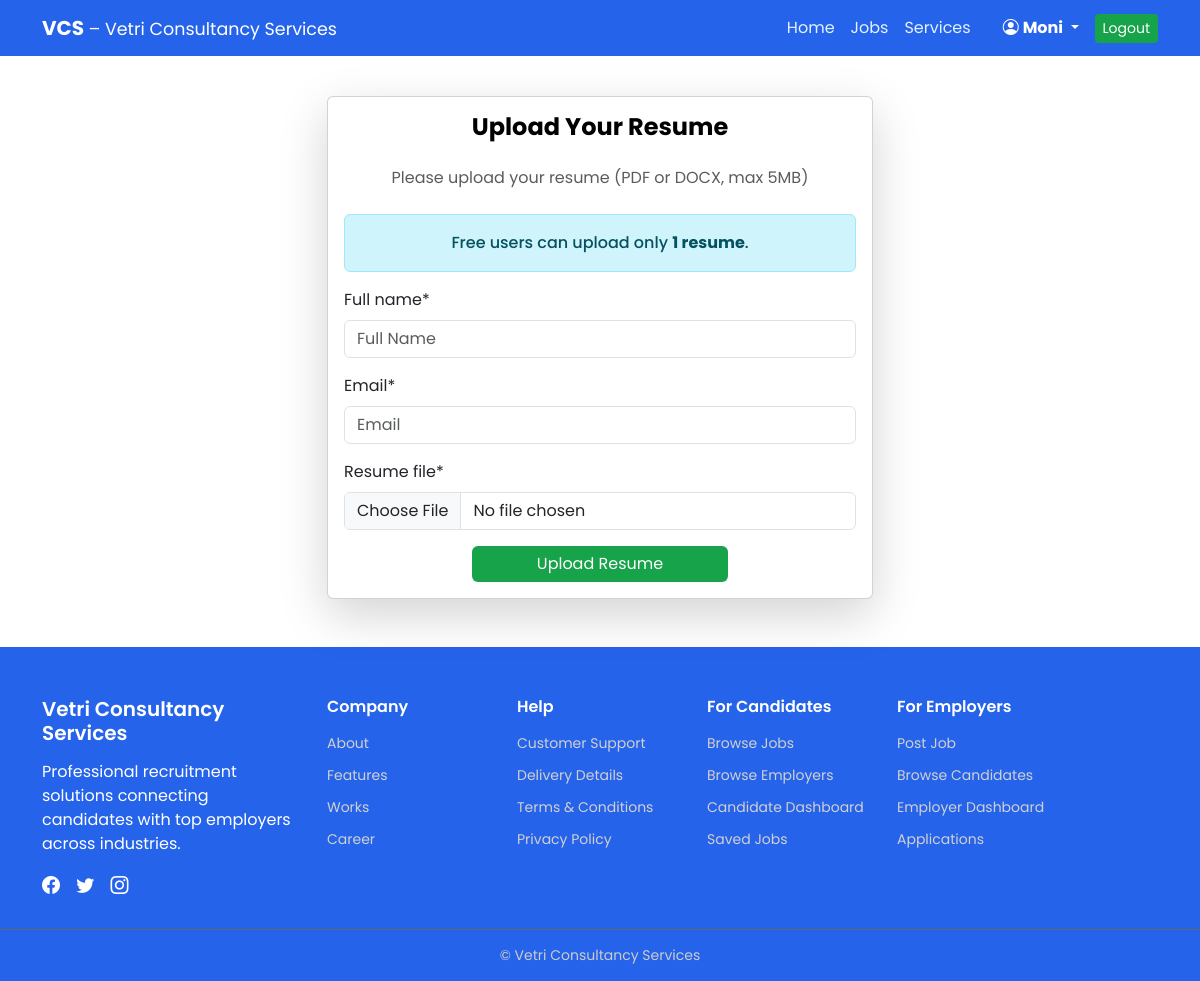
Before: /resumes/upload/ (signed in) with the older database file.
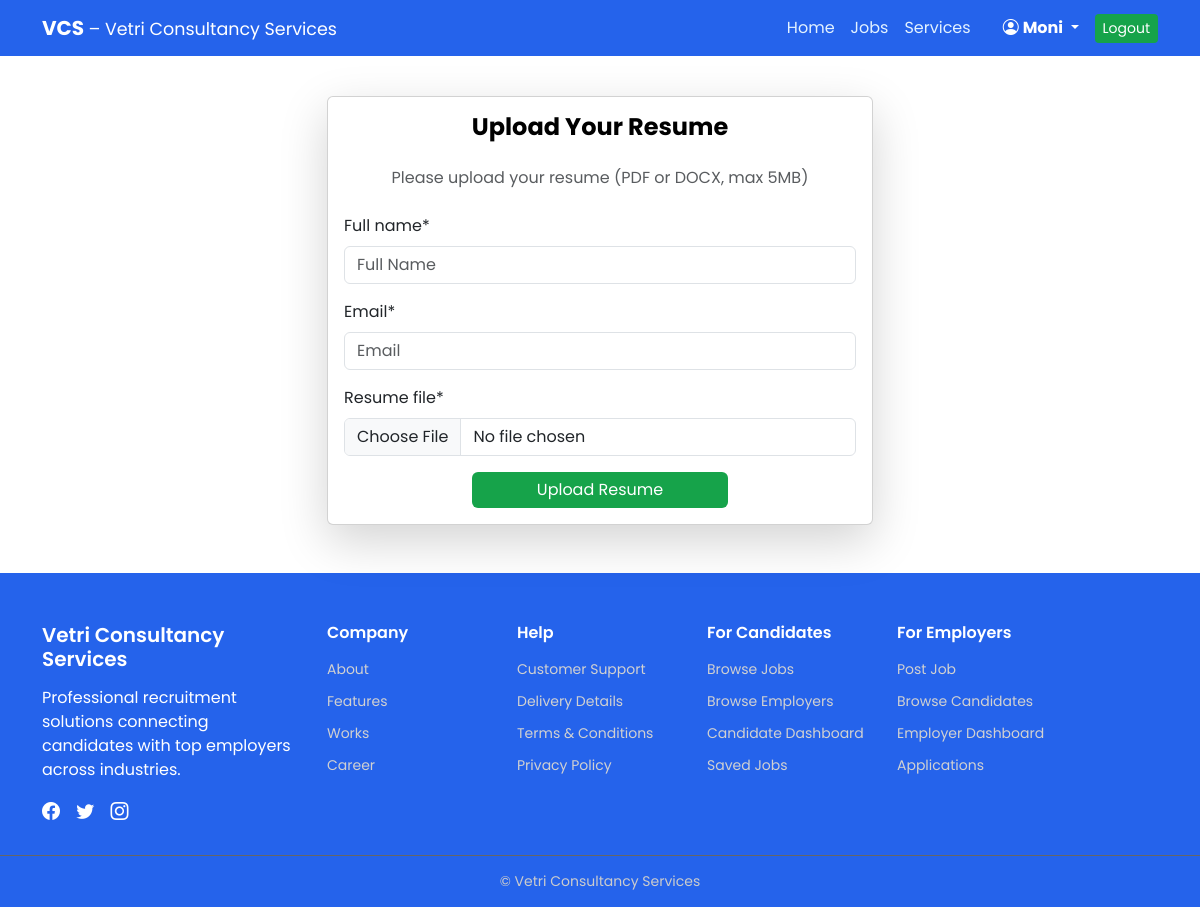
After: the same page with the newer database file.
### resumes/views.py (the view)
# urls.py: path("upload/",views.upload_resume, name="upload"),
@login_required
def upload_resume(request):
    if request.method == "POST":
        if request.user.user_type == 'free':
            resume_count = Resume.objects.filter(user=request.user).count()
            if resume_count >= 1:
                messages.error(
                    request,
                    "You already uploaded one resume. Upgrade to Pro or Pro Plus to upload multiple resumes."
                )
                return redirect('resumes:upload')
        form = ResumeUploadForm(request.POST, request.FILES)
        if form.is_valid():
            resume = form.save(commit=False)
            resume.user = request.user
            resume.save()
            messages.success(request, "Resume uploaded successfully.")
            return redirect('resumes:upload')
    else:
        form = ResumeUploadForm()
    return render(request, 'resumes/upload.html', {'form': form})

### resumes/forms.py (shortened to what this page needs)
class ResumeUploadForm(forms.ModelForm):
    class Meta:
        model = Resume
        fields = ['full_name', 'email', 'resume_file']
        widgets = {
            'full_name': forms.TextInput(attrs={'class': 'form-control', 'placeholder': 'Full Name'}),
            'email': forms.EmailInput(attrs={'class': 'form-control', 'placeholder': 'Email'}),
            'resume_file': forms.ClearableFileInput(attrs={'class': 'form-control'}),
        }

### resumes/templates/resumes/upload.html (shortened to what this page needs)
{% extends 'base.html' %}
{% load crispy_forms_tags %}
{% block content %}
<div class="container mt-5 pt-5" style="padding-top: 100px;">
    <div class="row justify-content-center">
        <div class="col-lg-6">
            <div class="card shadow-lg">
                <div class="card-body">
                    <h4 class="fw-bold text-center mb-4">Upload Your Resume</h4>
                    <p class="text-muted text-center mb-4">
                        Please upload your resume (PDF or DOCX, max 5MB)
                    </p>
{% if user.user_type == 'free' %}
<div class="alert alert-info text-center">
Free users can upload only <strong>1 resume</strong>.
</div>
{% endif %}
                    <form method="POST" enctype="multipart/form-data">
                        {{ form|crispy }}
                        <div class="text-center mt-3">
                            <button type="submit" class="btn btn-success w-50">
                                Upload Resume
                            </button>
                        </div>
                    </form>
                </div>
            </div>
        </div>
    </div>
</div>
{% endblock %}

Changed rows visible on the page:
changed User "Moni": user_type "free" → "pro" (drawn)
Other visible differences:
text no longer shown: "Free users can upload only 1 resume ."
